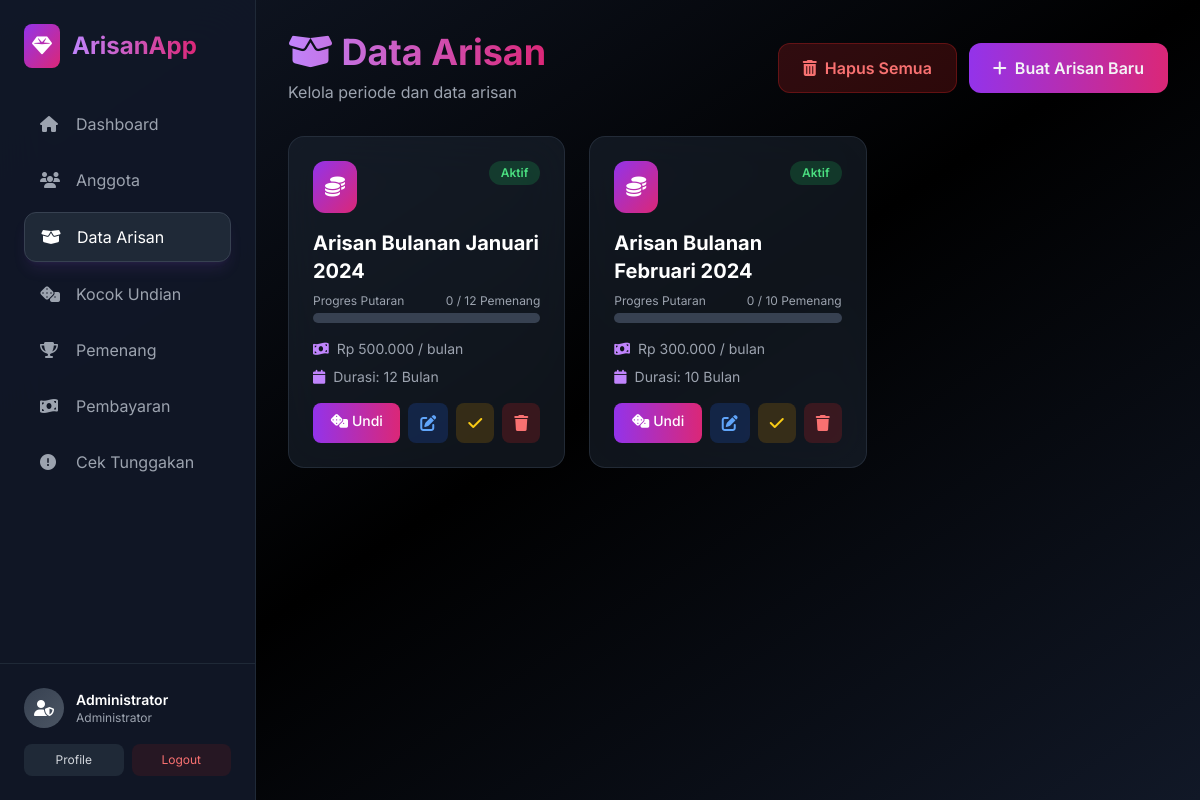
Page /arisan.php (signed in) on the committed database.
### tables this page shows
CREATE TABLE IF NOT EXISTS arisan_periods (
    id INT AUTO_INCREMENT PRIMARY KEY,
    period_name VARCHAR(100) NOT NULL,
    amount DECIMAL(15,2) NOT NULL,
    duration_months INT NOT NULL,
    status ENUM('active', 'completed', 'inactive') DEFAULT 'active',
    created_at TIMESTAMP DEFAULT CURRENT_TIMESTAMP,
    updated_at TIMESTAMP DEFAULT CURRENT_TIMESTAMP ON UPDATE CURRENT_TIMESTAMP,
    INDEX idx_status (status)
);

### arisan.php (the view, shortened to what this page needs)
<?php
$db = new Database();
$conn = $db->getConnection();
$stmt = $conn->query("
    SELECT a.*,
    (SELECT COUNT(*) FROM winners w WHERE w.arisan_id = a.id) as winner_count,
    (SELECT COUNT(*) FROM members m WHERE m.status = 'active') as total_members
    FROM arisan_periods a
    WHERE a.status != 'inactive'
    ORDER BY a.created_at DESC
");
$arisanPeriods = $stmt->fetchAll(PDO::FETCH_ASSOC);
?>
<!DOCTYPE html>
<html lang="id">
<head>
    <script src="https://cdn.tailwindcss.com"></script>
    <link rel="stylesheet" href="https://cdnjs.cloudflare.com/ajax/libs/font-awesome/6.4.0/css/all.min.css">
    <link rel="stylesheet" href="assets/css/style.css">
</head>
<body class="bg-gradient-to-br from-gray-900 via-black to-gray-900 text-gray-100 min-h-screen font-['Inter']">
    <?php include 'includes/sidebar.php'; ?>
    <div class="md:ml-64 p-4 md:p-8 pt-20 md:pt-8">
        <div class="mb-8 flex flex-col md:flex-row md:items-center justify-between gap-4">
            <div>
                <h1 class="text-3xl md:text-4xl font-bold bg-gradient-to-r from-purple-400 to-pink-600 bg-clip-text text-transparent mb-2">
                    <i class="fas fa-box-open"></i> Data Arisan
                </h1>
                <p class="text-gray-400">Kelola periode dan data arisan</p>
            </div>
            <div class="flex flex-wrap gap-3">
                <?php if (!empty($arisanPeriods)): ?>
                    <button onclick="confirmDeleteAll()" class="bg-red-600/20 hover:bg-red-600/30 text-red-400 border border-red-600/30 px-6 py-3 rounded-xl font-semibold transition-all hover:shadow-lg hover:shadow-red-500/20">
                        <i class="fas fa-trash-alt mr-2"></i>Hapus Semua
                    </button>
                <?php endif; ?>
                <button onclick="document.getElementById('addModal').classList.remove('hidden')" class="bg-gradient-to-r from-purple-600 to-pink-600 hover:from-purple-700 hover:to-pink-700 px-6 py-3 rounded-xl font-semibold transition-all hover:shadow-lg hover:shadow-purple-500/50">
                    <i class="fas fa-plus mr-2"></i>Buat Arisan Baru
                </button>
            </div>
        </div>
        <div class="grid grid-cols-1 md:grid-cols-2 lg:grid-cols-3 gap-6">
            <?php foreach ($arisanPeriods as $arisan): ?>
                <div class="bg-gray-800/50 backdrop-blur-xl rounded-2xl p-6 border border-gray-700/50 hover:border-purple-500/30 transition-all hover:shadow-lg hover:shadow-purple-500/20">
                    <div class="flex items-start justify-between mb-4">
                        <div class="bg-gradient-to-br from-purple-600 to-pink-600 p-3 rounded-xl">
                            <i class="fas fa-coins text-white text-xl"></i>
                        </div>
                        <span class="px-3 py-1 rounded-full text-xs font-semibold <?php echo $arisan['status'] == 'active' ? 'bg-green-500/20 text-green-400' : 'bg-gray-500/20 text-gray-400'; ?>">
                            <?php echo $arisan['status'] == 'active' ? 'Aktif' : 'Selesai'; ?>
                        </span>
                    </div>
                    <h3 class="text-xl font-bold text-white mb-2"><?php echo htmlspecialchars($arisan['period_name']); ?></h3>
                    <div class="mb-4">
                        <div class="flex justify-between text-xs text-gray-400 mb-1">
                            <span>Progres Putaran</span>
                            <span><?php echo $arisan['winner_count']; ?> / <?php echo $arisan['duration_months']; ?> Pemenang</span>
                        </div>
                        <div class="w-full bg-gray-700 rounded-full h-2.5">
                        </div>
                    </div>
                    <div class="space-y-2 mb-4">
                        <p class="text-gray-400 text-sm flex items-center gap-2">
                            <i class="fas fa-money-bill-wave text-purple-400"></i>
                            <span>Rp <?php echo number_format($arisan['amount'], 0, ',', '.'); ?> / bulan</span>
                        </p>
                        <p class="text-gray-400 text-sm flex items-center gap-2">
                            <i class="fas fa-calendar text-purple-400"></i>
                            <span>Durasi: <?php echo $arisan['duration_months']; ?> Bulan</span>
                        </p>
                    </div>
                    <div class="flex gap-2">
                        <?php if ($arisan['status'] == 'active'): ?>
                            <a href="draw.php?id=<?php echo $arisan['id']; ?>" class="flex-1 bg-gradient-to-r from-purple-600 to-pink-600 hover:from-purple-700 hover:to-pink-700 text-white text-center px-4 py-2 rounded-lg text-sm font-medium transition-all">
                                <i class="fas fa-dice mr-1"></i>Undi
                            </a>
                            <a href="?edit=<?php echo $arisan['id']; ?>" class="bg-blue-600/20 hover:bg-blue-600/30 text-blue-400 px-3 py-2 rounded-lg transition-all">
                                <i class="fas fa-edit"></i>
                            </a>
                            <button onclick="handleDelete('?close=<?php echo $arisan['id']; ?>', 'Tutup arisan ini?')" class="bg-yellow-600/20 hover:bg-yellow-600/30 text-yellow-400 px-3 py-2 rounded-lg transition-all">
                                <i class="fas fa-check"></i>
                            </button>
                        <?php endif; ?>
                        <button onclick="handleDelete('?delete=<?php echo $arisan['id']; ?>', 'Hapus arisan ini?')" class="bg-red-600/20 hover:bg-red-600/30 text-red-400 px-3 py-2 rounded-lg transition-all">
                            <i class="fas fa-trash"></i>
                        </button>
                    </div>
                </div>
            <?php endforeach; ?>
        </div>
    </div>
</body>
</html>

### rows in the picture
arisan_periods: status "Aktif", period_name "Arisan Bulanan Januari 2024", winner_count "0", duration_months "12", amount "500.000"
arisan_periods: status "Aktif", period_name "Arisan Bulanan Februari 2024", winner_count "0", duration_months "10", amount "300.000"

### other values in the picture
$_SESSION['admin_name'] "Administrator"
